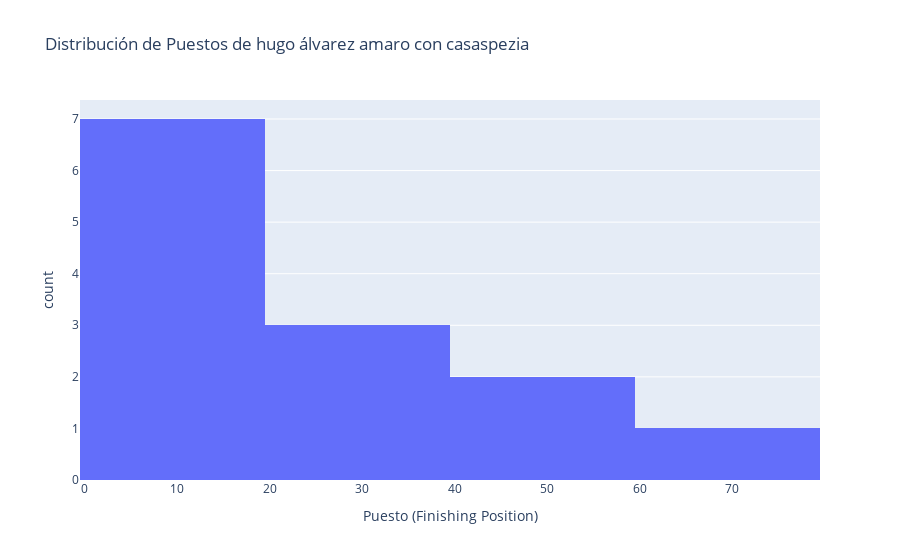

Here is the notebook cell this chart was saved with:
### Code cell
import plotly.express as px

# Assuming you want to focus on 'casaspezia' ridden by 'hugo álvarez amaro'
rider_of_interest = 'hugo álvarez amaro'
horse_of_interest = 'casaspezia'

filtered_df = df[(df['jinete'] == rider_of_interest) & (df['caballo'] == horse_of_interest)].copy()

if not filtered_df.empty:
    fig = px.histogram(
        filtered_df,
        x='puesto',
        title=f'Distribución de Puestos de {rider_of_interest} con {horse_of_interest}',
        labels={'puesto': 'Puesto (Finishing Position)'}
    )
    fig.show()
else:
    print(f"No data found for the rider '{rider_of_interest}' and horse '{horse_of_interest}'.")

### Figure 1 — Plotly figure (JSON) as saved in the notebook; plotly's stock layout.template omitted (floating-point values rounded to 4 significant figures)
{"data": [{"bingroup": "x", "hovertemplate": "Puesto (Finishing Position)=%{x}<br>count=%{y}<extra></extra>", "legendgroup": "", "marker": {"color": "#636efa", "pattern": {"shape": ""}}, "name": "", "orientation": "v", "showlegend": false, "type": "histogram", "x": [14.0, 42.0, 12.0, 52.0, 27.0, NaN, NaN, 1.0, 10.0, 23.0, 4.0, 6.0, 66.0, 28.0, 5.0], "xaxis": "x", "yaxis": "y"}], "layout": {"barmode": "relative", "legend": {"tracegroupgap": 0}, "title": {"text": "Distribución de Puestos de hugo álvarez amaro con casaspezia"}, "xaxis": {"anchor": "y", "domain": [0, 1], "title": {"text": "Puesto (Finishing Position)"}}, "yaxis": {"anchor": "x", "domain": [0, 1], "title": {"text": "count"}}}}
